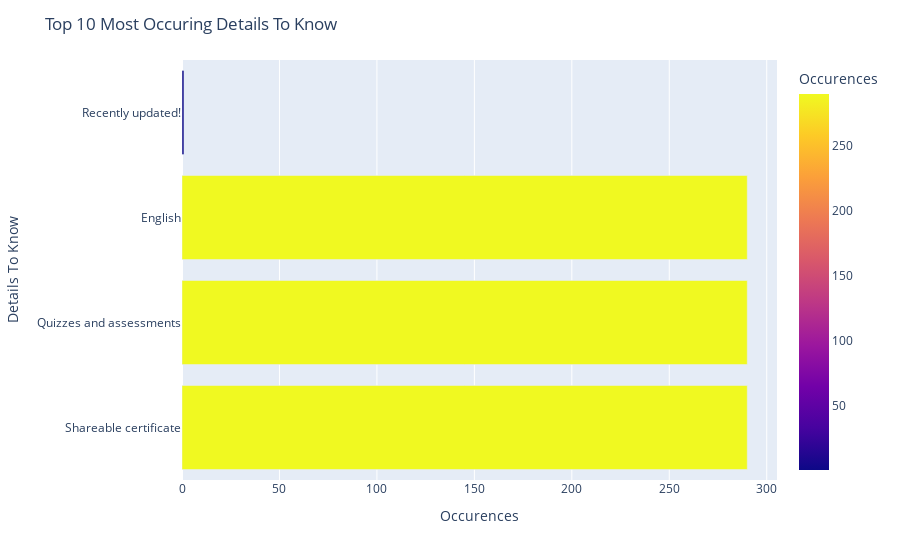

The cell this chart's notebook holds for it:
### Code cell
detailsToKnowdf = pd.DataFrame.from_dict({"Details To Know": [key for key in sortedDetailsToKnowDict.keys()][0:10], "Occurences": [value for value in sortedDetailsToKnowDict.values()][0:10]})


fig = px.bar(detailsToKnowdf, y='Details To Know', x='Occurences', color='Occurences')
fig.update_layout(title_text='Top 10 Most Occuring Details To Know')

fig.show()

### Figure 1 — Plotly figure (JSON) as saved in the notebook; plotly's stock layout.template omitted (floating-point values rounded to 4 significant figures)
{"data": [{"alignmentgroup": "True", "hovertemplate": "Occurences=%{marker.color}<br>Details To Know=%{y}<extra></extra>", "legendgroup": "", "marker": {"color": [290, 290, 290, 1], "coloraxis": "coloraxis", "pattern": {"shape": ""}}, "name": "", "offsetgroup": "", "orientation": "h", "showlegend": false, "textposition": "auto", "type": "bar", "x": [290, 290, 290, 1], "xaxis": "x", "y": ["Shareable certificate", "Quizzes and assessments", "English", "Recently updated!"], "yaxis": "y"}], "layout": {"barmode": "relative", "coloraxis": {"colorbar": {"title": {"text": "Occurences"}}, "colorscale": [[0, "#0d0887"], [0.1111, "#46039f"], [0.2222, "#7201a8"], [0.3333, "#9c179e"], [0.4444, "#bd3786"], [0.5556, "#d8576b"], [0.6667, "#ed7953"], [0.7778, "#fb9f3a"], [0.8889, "#fdca26"], [1, "#f0f921"]]}, "legend": {"tracegroupgap": 0}, "margin": {"t": 60}, "title": {"text": "Top 10 Most Occuring Details To Know"}, "xaxis": {"anchor": "y", "domain": [0, 1], "title": {"text": "Occurences"}}, "yaxis": {"anchor": "x", "domain": [0, 1], "title": {"text": "Details To Know"}}}}
